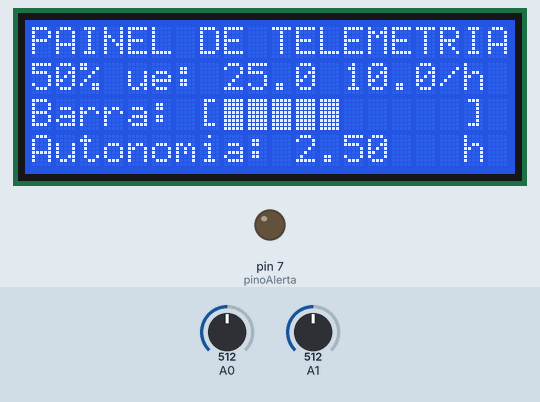
The sketch below on a simulated Arduino Uno, built with avr-gcc and run on an emulated ATmega328P. Shown: 20×4 character LCD, output pins drawn as LEDs (lit = HIGH). The inputs (shaded band) are chosen by the test bench; at power-on: A0 = 512, A1 = 512.

Above: at 1.2 s.
1.3 s: A0 set to 108
At 2.3 s:
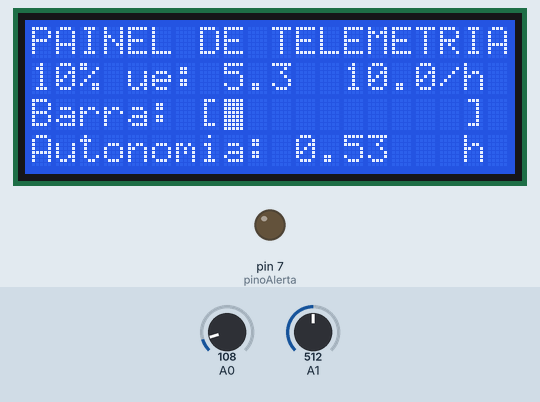
2.8 s: A0 set to 96
At 4.0 s:
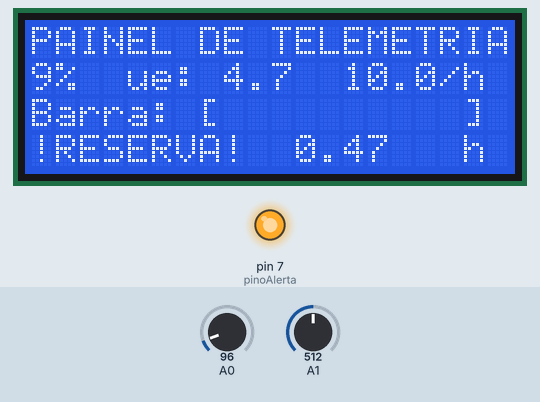
4.3 s: A1 set to 495
At 5.5 s:
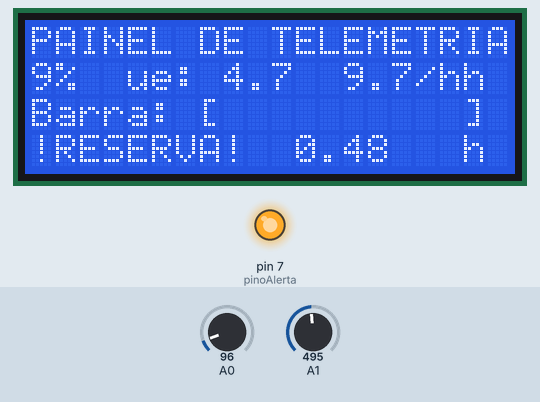
5.8 s: A1 set to 7
At 6.4 s:
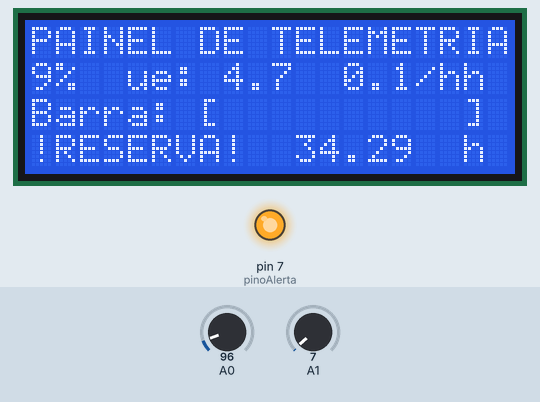
7.3 s: A1 set to 4
At 8.1 s:
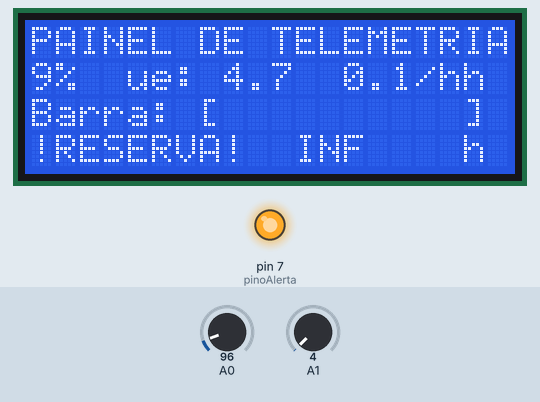
8.8 s: A0 set to 122
At 9.9 s:
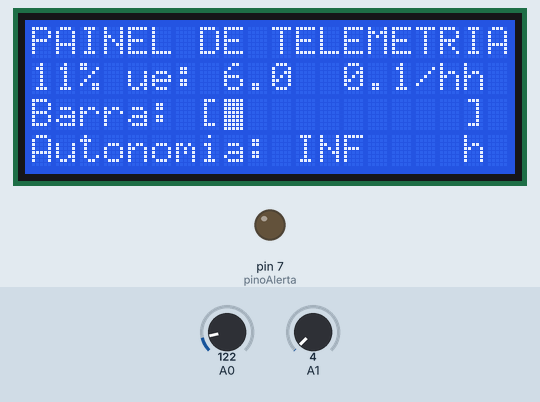
Timing chart, 0 to 11.3 s (numbered marks = the images above; inputs shaded):
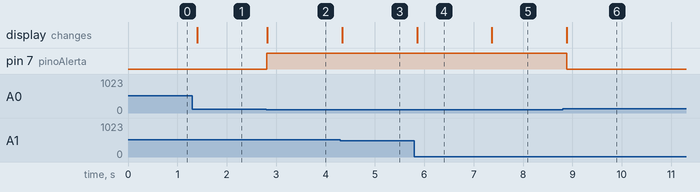

The sketch:

telemetria_combustivel_solucao.ino
```cpp
// Faculdade de Tecnologia SENAI Porto Alegre
// Disciplina: Programação Básica
// Professor: João Miguel Lac Roehe
//
// Computador de Bordo Híbrido e Autonomia (VoltLog - LCD 20x4)
// Solução de Referência (Gabarito do Professor)

#include <LiquidCrystal.h>

// Inicializa o display LCD nos pinos correspondentes:
// LiquidCrystal(rs, enable, d4, d5, d6, d7)
LiquidCrystal LCD(12, 11, 5, 4, 3, 2);

const int pinoAlerta = 7;

// Variáveis de estado para controle do filtro de exibição
int ultimoPercentual = -1;
int ultimoConsumoInt = -1;

void setup() {
  LCD.begin(20, 4);
  pinMode(pinoAlerta, OUTPUT);

  // Imprime layout estático inicial que nunca muda
  LCD.setCursor(0, 0);
  LCD.print("PAINEL DE TELEMETRIA");
  LCD.setCursor(0, 1);
  LCD.print("Tanque:     L");
  LCD.setCursor(0, 3);
  LCD.print("Autonomia:        h");
}

void loop() {
  // Leitura e mapeamento do volume do tanque (0 a 50 litros)
  int potNivel = analogRead(A0);
  float volume = (potNivel / 1023.0) * 50.0;

  // Leitura e mapeamento da taxa de consumo (0.0 a 20.0 L/h)
  int potConsumo = analogRead(A1);
  float consumo = (potConsumo / 1023.0) * 20.0;

  // Porcentagem atual de combustível
  float percentual = (volume / 50.0) * 100.0;
  int percentualInt = (int)percentual;

  // Multiplicamos por 10 para converter em inteiro de 1 casa decimal para o filtro de estado
  int consumoInt = (int)(consumo * 10.0);

  // Só atualiza o LCD se houver mudança de estado significativa
  if (percentualInt != ultimoPercentual || consumoInt != ultimoConsumoInt) {

    // 1. Proteção de software contra divisão por zero (motor elétrico ativo, consumo combustível = 0)
    float autonomia = 0.0;
    bool divisaoPorZero = false;

    if (consumo < 0.1) {
      divisaoPorZero = true;
    } else {
      autonomia = volume / consumo;
    }

    // 2. Exibição de Volume
    LCD.setCursor(8, 1);
    LCD.print("     "); // limpa 5 posições
    LCD.setCursor(8, 1);
    LCD.print(volume, 1);

    // 3. Exibição do Consumo (Coluna 14)
    LCD.setCursor(13, 1);
    LCD.print("     "); // limpa
    LCD.setCursor(13, 1);
    LCD.print(consumo, 1);
    LCD.print("/h");

    // 4. Desenho da Barra de Progresso na Linha 2
    LCD.setCursor(0, 2);
    LCD.print("Barra: [");
    int blocos = percentualInt / 10; // 0 a 10 blocos
    for (int i = 0; i < 10; i++) {
      if (i < blocos) {
        LCD.write(255); // Escreve o bloco cheio (ASCII 255)
      } else {
        LCD.print(" "); // Escreve o espaço vazio
      }
    }
    LCD.print("] ");
    LCD.print(percentualInt);
    LCD.print("%");

    // Limpa possíveis dígitos residuais da porcentagem
    if (percentualInt < 100) LCD.print(" ");
    if (percentualInt < 10)  LCD.print(" ");

    // 5. Exibição da Autonomia (Linha 3)
    LCD.setCursor(11, 3);
    LCD.print("      "); // limpa
    LCD.setCursor(11, 3);
    if (divisaoPorZero) {
      LCD.print("INF"); // Infinito
    } else {
      LCD.print(autonomia, 2);
    }

    // 6. Controle do LED físico de alerta e rótulo de Reserva
    if (volume < 5.0) {
      digitalWrite(pinoAlerta, HIGH); // Acende LED de Alerta
      LCD.setCursor(0, 3);
      LCD.print("!RESERVA!         "); // Rótulo em caso de reserva
      LCD.setCursor(11, 3);
      if (divisaoPorZero) {
        LCD.print("INF");
      } else {
        LCD.print(autonomia, 2);
      }
    } else {
      digitalWrite(pinoAlerta, LOW); // Apaga LED de Alerta
      LCD.setCursor(0, 3);
      LCD.print("Autonomia:        "); // Restaura rótulo original
      LCD.setCursor(11, 3);
      if (divisaoPorZero) {
        LCD.print("INF");
      } else {
        LCD.print(autonomia, 2);
      }
    }

    ultimoPercentual = percentualInt;
    ultimoConsumoInt = consumoInt;
  }

  delay(100);
}
```

Measured:
- the behaviour switches between 103 and 102 on A0 (found by bisection; images 1 and 2)
- the behaviour switches between 509 and 508 on A1 (found by bisection; images 2 and 3)
- the behaviour switches between 6 and 5 on A1 (found by bisection; images 4 and 5)
- after the input at 1.3 s, the display: changes after 0.10 s (image 1)
- after the input at 2.8 s, pin 7 (pinoAlerta): LOW → HIGH at once; the display: changes at once (image 2)
- after the input at 4.3 s, the display: changes at once (image 3)
- after the input at 5.8 s, the display: changes after 0.05 s (image 4)
- after the input at 7.3 s, the display: changes after 0.07 s (image 5)
- after the input at 8.8 s, pin 7 (pinoAlerta): HIGH → LOW after 0.08 s; the display: changes after 0.09 s (image 6)
